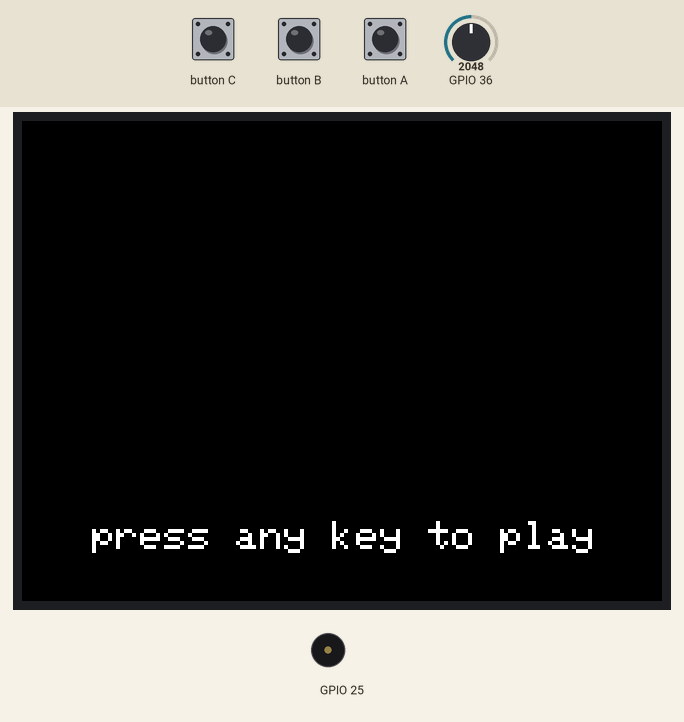
The sketch below on a simulated ESP32. Parts: 320×240 colour display, buzzer (waves = sounding). The inputs (shaded band) are chosen by the test bench; at power-on: GPIO 36 = 2048.

Above: at 1.3 s.
1.4 s: button C pressed for 0.15 s
At 2.0 s:
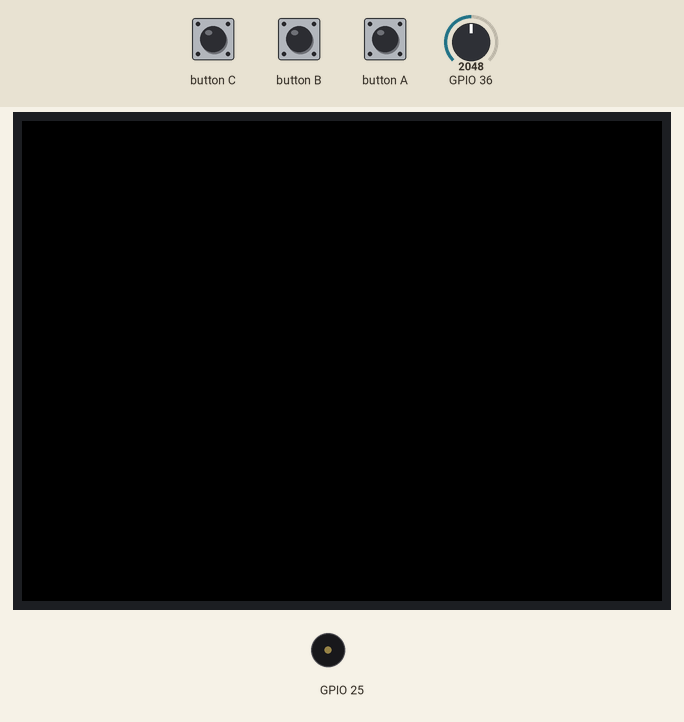
2.1 s: GPIO 36 set to 2428
3.9 s: GPIO 36 set to 2507
At 6.7 s:
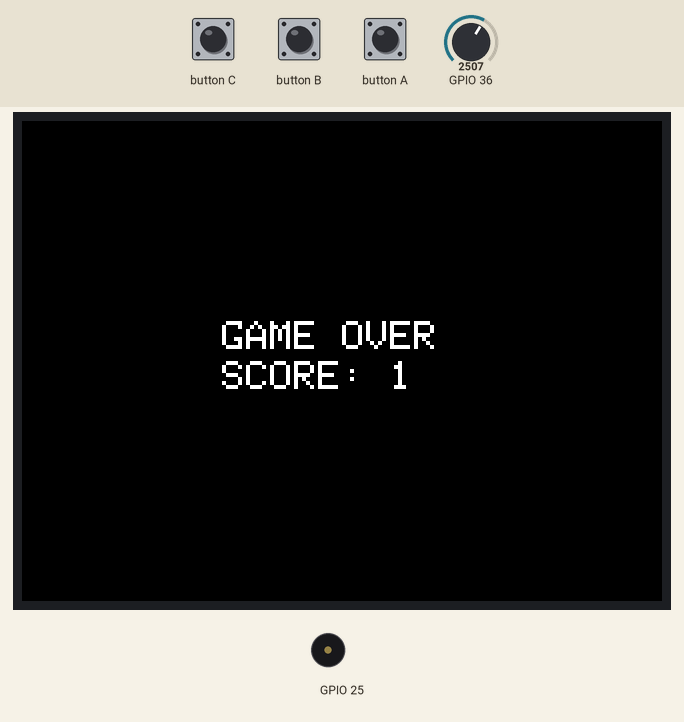
6.9 s: button B pressed for 3.2 s
At 8.8 s:
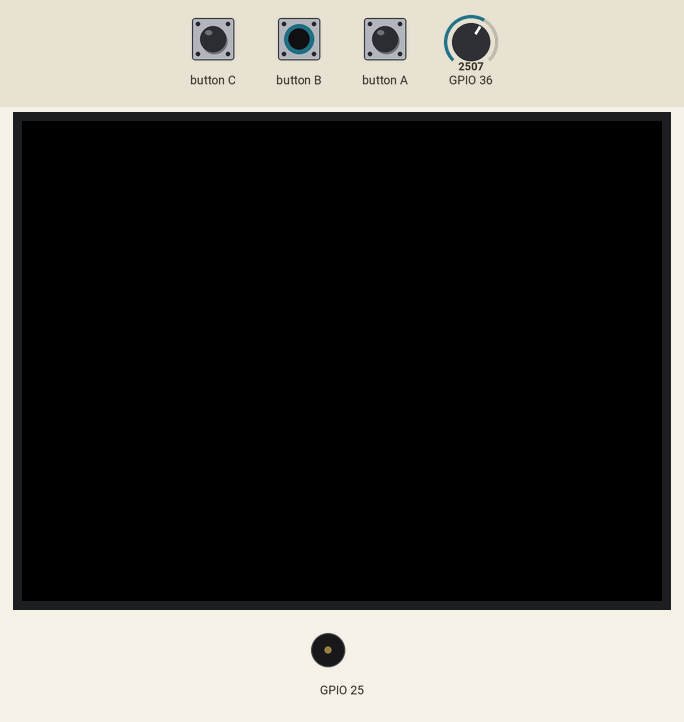
10.7 s: GPIO 36 set to 2113
At 11.16 s:
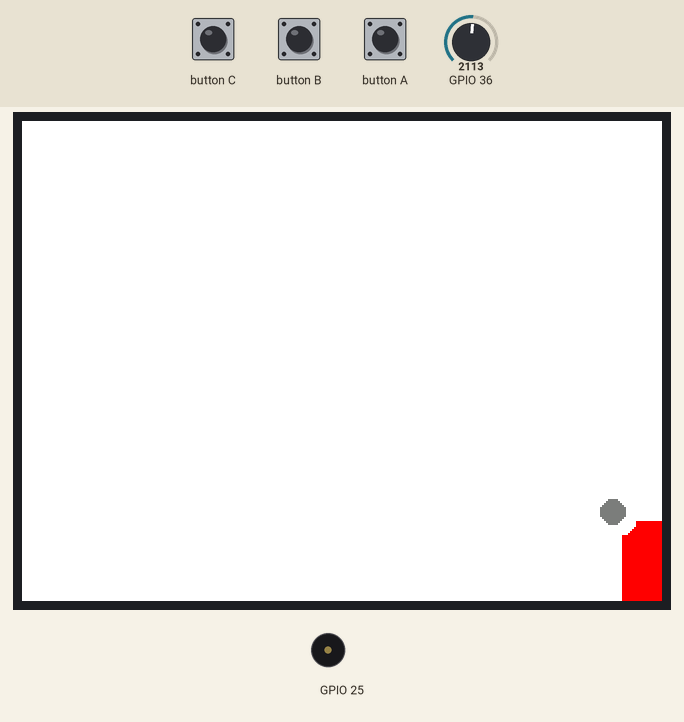
12.5 s: GPIO 36 set to 1995
Timing chart, 0 to 15.5 s (numbered marks = the images above; inputs shaded):
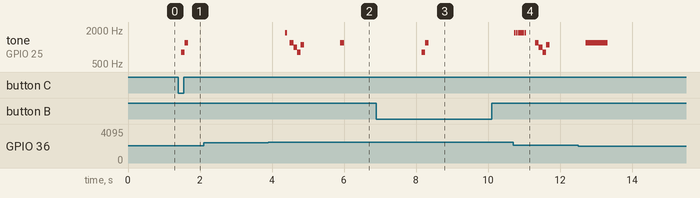

Measured:
- the behaviour switches between 2457 and 2458 on GPIO 36 (found by bisection; images 1 and 2)
- after the input at 1.4 s, tone on GPIO 25: silent → 800 Hz after 0.08 s, → 1200 Hz 0.10 s later, → silent 0.10 s later; the display: changes after 0.08 s (image 1)
- after the input at 6.9 s, tone on GPIO 25: silent → 800 Hz after 1.3 s, → 1200 Hz 0.10 s later, → silent 0.10 s later
- what the display in image 3 shows lasts 0.9 s, from 8.0 s to 8.9 s

The sketch:

sketch_sep23a.ino
```cpp
#include <M5Stack.h>


extern unsigned char logo[]={'P','O','N','G'};
int screen_width = 320;
int screen_height = 240;
int raket_position;
long interval;
int ball_x;
int ball_y;
int ball_r;
int accel_x;
int accel_y;
int score;


void start() {
  M5.Lcd.fillScreen(0x0000);
  interval = 60;
  ball_x = 160;
  ball_y = 120;
  ball_r = 6;
  accel_x = 5;
  accel_y = 5;
  score = 0;
  //M5.Lcd.drawBitmap(0, 0, screen_width, screen_height, (uint16_t *)logo);
  M5.Lcd.setTextSize(2);
  long previousMillis = 0;
  long interval = 500;
  int color = 0x0000;
  while(true)
  {
    unsigned long currentMillis = millis();
    if (currentMillis - previousMillis > interval) {
      previousMillis = currentMillis;
      color = (color == 0x7bef) ? 0xffff : 0x7bef;
      M5.Lcd.setCursor(35, 200);
      M5.Lcd.setTextColor(color);
      M5.Lcd.print("press any key to play");
    }
    M5.update();
    if (M5.BtnA.wasPressed() || M5.BtnB.wasPressed() || M5.BtnC.wasPressed()) break;
  }
  M5.Lcd.fillScreen(0x0000);
  M5.Speaker.tone(800);
  delay(100);
  M5.Speaker.tone(1200);
  delay(100);
  M5.Speaker.mute();
  delay(500);
  M5.Lcd.fillScreen(0xffff);
}

void game() {
  M5.Lcd.fillCircle(ball_x, ball_y, ball_r, 0x7bef);
  long previousMillis = 0;
  while (true)
  {
    int voltage = analogRead(36) * 3400 / 4096;
    int percentage = voltage * 100 / 3400;
    raket_position = map(percentage, 0, 100, 0, 10);
    int raket_width = 20;
    int raket_height = 40;
    int raket_margin = 10;
    int x, y, color, raket_x, raket_y;
    for (int i = 0; i < 10; i++)
    {
      if (i < 5)
      {
        x = 0;
        y = i * (raket_height + raket_margin);
      }
      else
      {
        x = screen_width - raket_width;
        y = (9 - i) * (raket_height + raket_margin);
      }
      color = (i == raket_position) ? RED : WHITE;
      M5.Lcd.fillRect(x, y, raket_width, raket_height, color);

      if (i == raket_position)
      {
        raket_x = x;
        raket_y = y;
      }
    }
    unsigned long currentMillis = millis();
    if (currentMillis - previousMillis > interval) {
      previousMillis = currentMillis;
      M5.Lcd.fillCircle(ball_x, ball_y, ball_r, WHITE);
      ball_x += accel_x;
      ball_y += accel_y;
      M5.Lcd.fillCircle(ball_x, ball_y, ball_r, 0x7bef);
      if (ball_y <= 0)
        accel_y *= -1;
      if (ball_y >= 240)
        accel_y *= -1;
      if (raket_position > 4)
      {
        if ((ball_x + ball_r >= raket_x) && (ball_y + ball_r >= raket_y) && (ball_y - ball_r <= raket_y + raket_height))
        {
          accel_x *= -1;
          accel_y *= 1;
          repulse();
        }
      }
      else
      {
        if ((ball_x - ball_r <= raket_x + raket_width) && (ball_y + ball_r >= raket_y) && (ball_y - ball_r <= raket_y + raket_height))
        {
          accel_x *= -1;
          accel_y *= 1;
          repulse();
        }
      }
      if ((ball_x < 0) || (ball_x > screen_width) || (ball_y < 0) || (ball_y > screen_height))
      {
        gameover();
        return;
      }
    }
  }
}

void repulse() {

  M5.Speaker.tone(1800);
  delay(50);
  M5.Speaker.mute();
  score++;
  interval -= (interval >= 25) ? 5 : 0;
}

void gameover() {
  M5.Lcd.fillScreen(0x0000);
  M5.Speaker.tone(1200);
  delay(100);
  M5.Speaker.tone(1000);
  delay(100);
  M5.Speaker.tone(800);
  delay(100);
  M5.Speaker.tone(1100);
  delay(100);
  M5.Speaker.mute();
  M5.Lcd.setCursor(100, 100);
  M5.Lcd.setTextColor(0xffff);
  M5.Lcd.print("GAME OVER");
  delay(1000);
  for (int i = 0; i < score; i++)
  {
    M5.Lcd.setCursor(100, 120);
    M5.Lcd.setTextColor(0xffff);
    M5.Lcd.print("SCORE: ");
    M5.Lcd.setTextColor(0x0000);
    M5.Lcd.print((i < 1) ? 0 : i);
    M5.Lcd.setCursor(100, 120);
    M5.Lcd.setTextColor(0xffff);
    M5.Lcd.print("SCORE: ");
    M5.Lcd.print(i + 1);
    M5.Speaker.tone(1200);
    delay(100);
    M5.Speaker.mute();
  }
  delay(2000);
}

void setup(){
  M5.begin();
  pinMode(36, INPUT);
}

void loop() {
  start();
  game();
}
```
